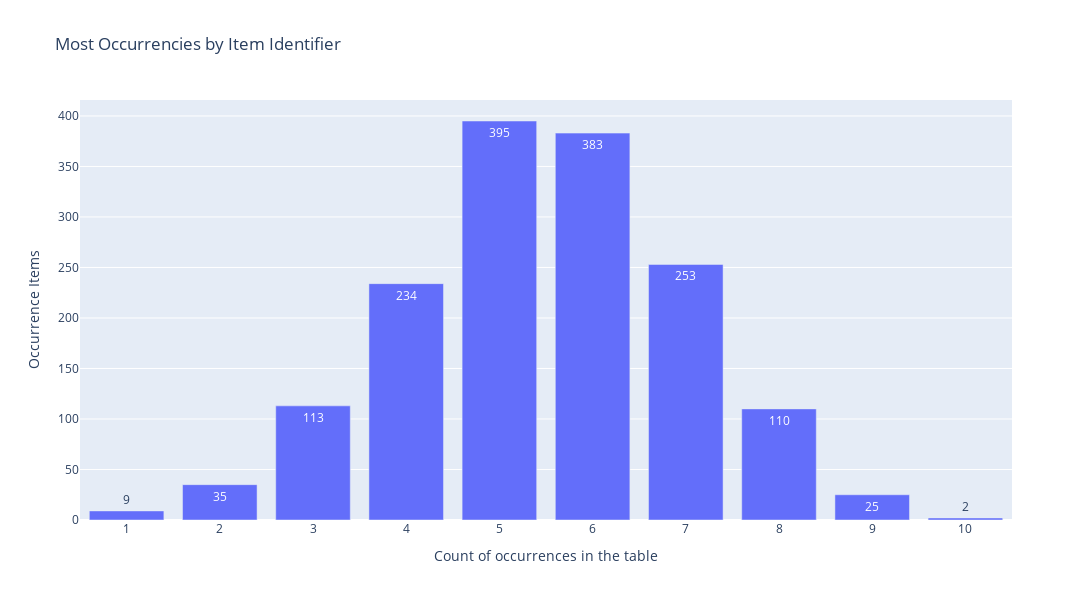

Notebook source saved alongside this figure:
### Code cell
df_temp = df_train_raw['Item_Identifier'].value_counts().reset_index()
df_temp.columns = ['Item_Identifier', 'Occurence']

df_temp = df_temp['Occurence'].value_counts().reset_index().sort_values(by=['Occurence'])
df_temp['Occurence'] = df_temp['Occurence'].astype(str)


fig = go.Figure()

fig.add_trace(go.Bar(
    x=df_temp['Occurence'].values,
    y=df_temp['count'].values,
    text=df_temp['count'].values
))

fig.update_layout(
        title=f'<span>Most Occurrencies by Item Identifier</span>', 
        autosize=False,
        width=1200,
        height=600,
        xaxis=dict(title=f'<span>Count of occurrences in the table</span>'),
        yaxis=dict(title=f'<span>Occurrence Items</span>')
    )

fig.show()

### Figure 1 — Plotly figure (JSON) as saved in the notebook; plotly's stock layout.template omitted (floating-point values rounded to 4 significant figures)
{"data": [{"text": [9, 35, 113, 234, 395, 383, 253, 110, 25, 2], "type": "bar", "x": ["1", "2", "3", "4", "5", "6", "7", "8", "9", "10"], "y": [9, 35, 113, 234, 395, 383, 253, 110, 25, 2]}], "layout": {"autosize": false, "height": 600, "title": {"text": "<span>Most Occurrencies by Item Identifier</span>"}, "width": 1200, "xaxis": {"title": {"text": "<span>Count of occurrences in the table</span>"}}, "yaxis": {"title": {"text": "<span>Occurrence Items</span>"}}}}
